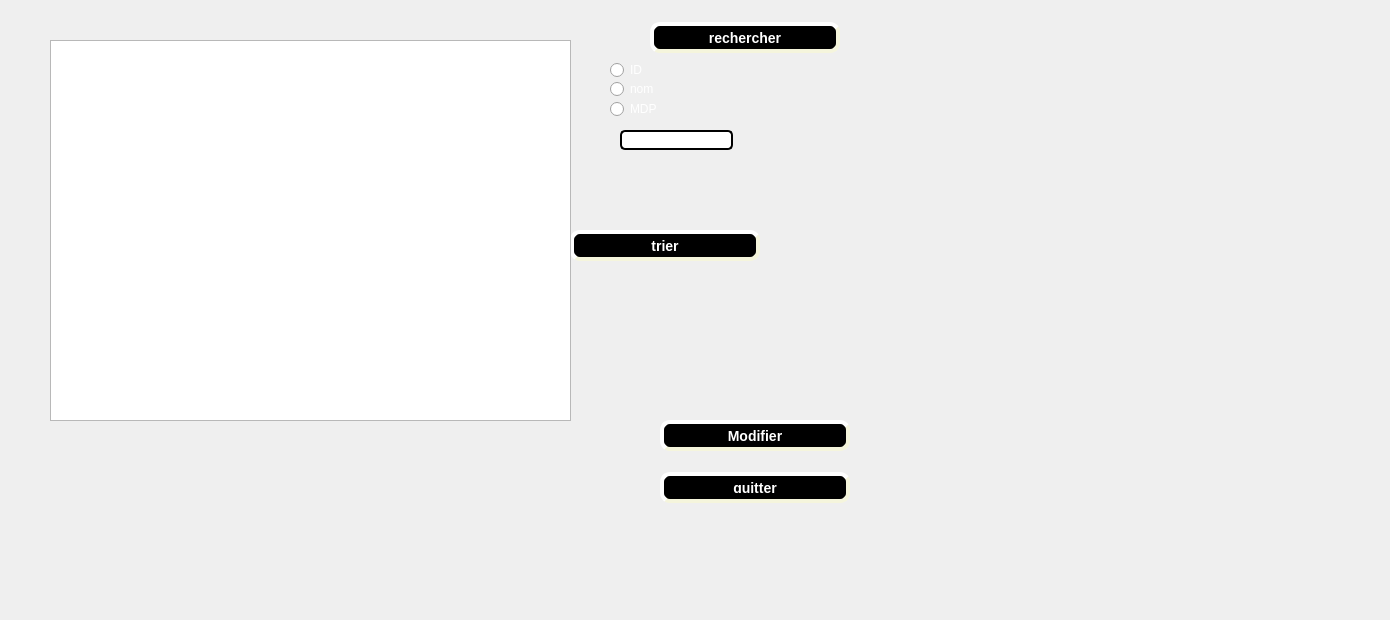
          <widget class="QWidget" name="tab_2">
           <attribute name="title">
            <string>consulter liste</string>
           </attribute>
           <widget class="QLineEdit" name="lineEdit_rechercher">
            <property name="geometry">
             <rect>
              <x>620</x>
              <y>130</y>
              <width>113</width>
              <height>20</height>
             </rect>
            </property>
            <property name="styleSheet">
             <string notr="true">  border: 2px solid grey;
border-color: rgb(0, 0, 0);
     border-radius: 5px;</string>
            </property>
           </widget>
           <widget class="QRadioButton" name="radioButton_mdp">
            <property name="geometry">
             <rect>
              <x>610</x>
              <y>100</y>
              <width>61</width>
              <height>18</height>
             </rect>
            </property>
            <property name="styleSheet">
             <string notr="true">color: rgb(255, 255, 255);</string>
            </property>
            <property name="text">
             <string>MDP</string>
            </property>
           </widget>
           <widget class="QPushButton" name="tri_button">
            <property name="geometry">
             <rect>
              <x>570</x>
              <y>230</y>
              <width>190</width>
              <height>31</height>
             </rect>
            </property>
            <property name="styleSheet">
             <string notr="true">background-color: rgb(0, 0, 0);
color: rgb(255, 255, 255);
     border-style: outset;
     border-width: 4px;
     border-radius: 10px;
     border-color: beige;
     font: bold 14px;
     min-width: 10em;
     padding: 6px</string>
            </property>
            <property name="text">
             <string>trier</string>
            </property>
           </widget>
           <widget class="QRadioButton" name="radioButton_nom">
            <property name="geometry">
             <rect>
              <x>610</x>
              <y>80</y>
              <width>51</width>
              <height>18</height>
             </rect>
            </property>
            <property name="styleSheet">
             <string notr="true">color: rgb(255, 255, 255);
</string>
            </property>
            <property name="text">
             <string>nom</string>
            </property>
           </widget>
           <widget class="QPushButton" name="pushButton_recherche">
            <property name="geometry">
             <rect>
              <x>650</x>
              <y>22</y>
              <width>190</width>
              <height>31</height>
             </rect>
            </property>
            <property name="styleSheet">
             <string notr="true">background-color: rgb(0, 0, 0);
color: rgb(255, 255, 255);
     border-style: outset;
     border-width: 4px;
     border-radius: 10px;
     border-color: beige;
     font: bold 14px;
     min-width: 10em;
     padding: 6px</string>
            </property>
            <property name="text">
             <string>rechercher</string>
            </property>
           </widget>
           <widget class="QPushButton" name="modifier_button">
            <property name="geometry">
             <rect>
              <x>660</x>
              <y>420</y>
              <width>190</width>
              <height>31</height>
             </rect>
            </property>
            <property name="styleSheet">
             <string notr="true">background-color: rgb(0, 0, 0);
color: rgb(255, 255, 255);
     border-style: outset;
     border-width: 4px;
     border-radius: 10px;
     border-color: beige;
     font: bold 14px;
     min-width: 10em;
     padding: 6px</string>
            </property>
            <property name="text">
             <string>Modifier</string>
            </property>
            <property name="checkable">
             <bool>true</bool>
            </property>
           </widget>
           <widget class="QRadioButton" name="radioButton_ID">
            <property name="geometry">
             <rect>
              <x>610</x>
              <y>60</y>
              <width>51</width>
              <height>20</height>
             </rect>
            </property>
            <property name="styleSheet">
             <string notr="true">color: rgb(255, 255, 255);</string>
            </property>
            <property name="text">
             <string>ID</string>
            </property>
           </widget>
           <widget class="QPushButton" name="quit_button">
            <property name="geometry">
             <rect>
              <x>660</x>
              <y>472</y>
              <width>190</width>
              <height>31</height>
             </rect>
            </property>
            <property name="styleSheet">
             <string notr="true">background-color: rgb(0, 0, 0);
color: rgb(255, 255, 255);
     border-style: outset;
     border-width: 4px;
     border-radius: 10px;
     border-color: beige;
     font: bold 14px;
     min-width: 10em;
     padding: 6px</string>
            </property>
            <property name="text">
             <string>quitter</string>
            </property>
           </widget>
           <widget class="QTableView" name="tableemploye">
            <property name="geometry">
             <rect>
              <x>50</x>
              <y>40</y>
              <width>521</width>
              <height>381</height>
             </rect>
            </property>
           </widget>
           <widget class="QLabel" name="label_4">
            <property name="geometry">
             <rect>
              <x>674</x>
              <y>65</y>
              <width>61</width>
              <height>41</height>
             </rect>
            </property>
            <property name="styleSheet">
             <string notr="true">image: url(:/new/prefix1/img/search.png);</string>
            </property>
            <property name="text">
             <string/>
            </property>
           </widget>
           <widget class="QLabel" name="label_5">
            <property name="geometry">
             <rect>
              <x>680</x>
              <y>170</y>
              <width>71</width>
              <height>41</height>
             </rect>
            </property>
            <property name="styleSheet">
             <string notr="true">image: url(:/new/prefix1/img/tri alph.jpg);</string>
            </property>
            <property name="text">
             <string/>
            </property>
           </widget>
           <widget class="QLabel" name="label_7">
            <property name="geometry">
             <rect>
              <x>680</x>
              <y>370</y>
              <width>55</width>
              <height>41</height>
             </rect>
            </property>
            <property name="styleSheet">
             <string notr="true">image: url(:/new/prefix1/img/modify.png);</string>
            </property>
            <property name="text">
             <string/>
            </property>
           </widget>
           <widget class="QLabel" name="label_46">
            <property name="geometry">
             <rect>
              <x>-60</x>
              <y>-30</y>
              <width>1381</width>
              <height>611</height>
             </rect>
            </property>
            <property name="text">
             <string/>
            </property>
            <property name="pixmap">
             <pixmap resource="image.qrc">:/panneau-clap-film-fond-rose-pour-equipement-tournage_9555-779.jpg</pixmap>
            </property>
            <property name="scaledContents">
             <bool>true</bool>
            </property>
           </widget>
           <zorder>label_46</zorder>
           <zorder>lineEdit_rechercher</zorder>
           <zorder>radioButton_mdp</zorder>
           <zorder>tri_button</zorder>
           <zorder>radioButton_nom</zorder>
           <zorder>pushButton_recherche</zorder>
           <zorder>modifier_button</zorder>
           <zorder>radioButton_ID</zorder>
           <zorder>quit_button</zorder>
           <zorder>tableemploye</zorder>
           <zorder>label_4</zorder>
           <zorder>label_5</zorder>
           <zorder>label_7</zorder>
          </widget>
